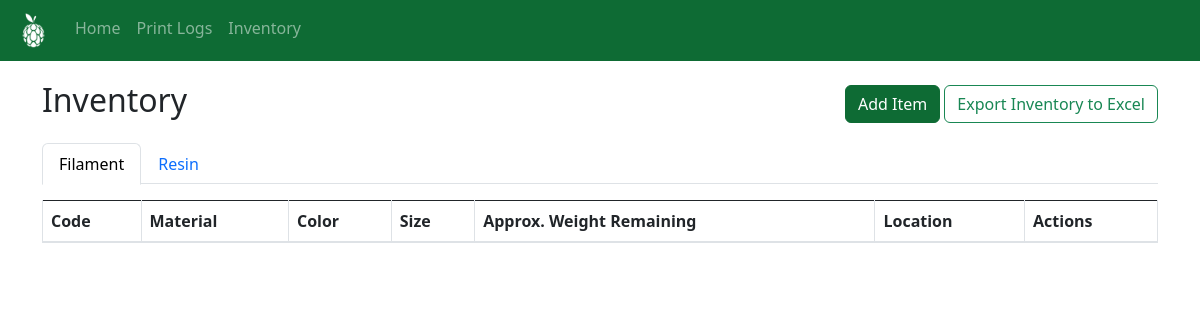
The page /inventory on the database as committed earlier.
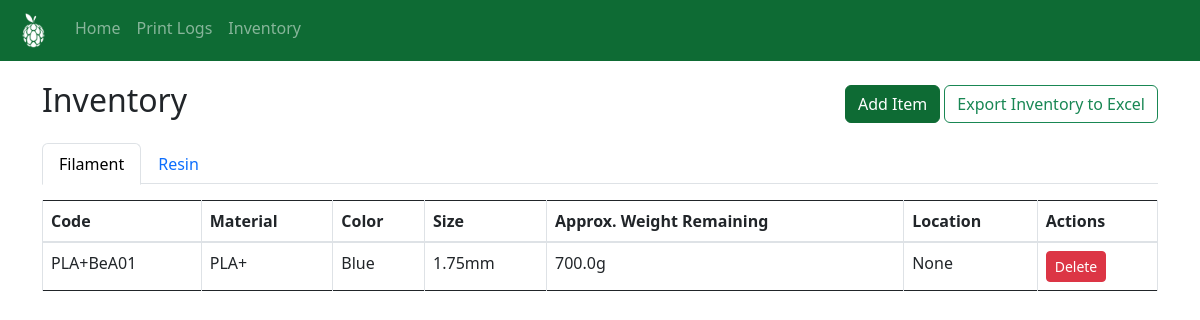
The same page on the database as committed later.
### website/models.py (models this page shows)
class FilamentInventory(db.Model):
    id = db.Column(db.Integer, primary_key=True)
    code = db.Column(db.String(20), unique=True, nullable=False)
    material = db.Column(db.String(50), nullable=False)
    color = db.Column(db.String(50), nullable=False)
    size = db.Column(db.String(5), nullable=True)
    weight_remaining = db.Column(db.Float, nullable=True)
    qr_filename = db.Column(db.String(100))
    location = db.Column(db.String(100))

### website/views.py (the view, shortened to what this page needs)
@views.route('/inventory', methods=['GET', 'POST'])
def inventory():
    filament_form = AddFilamentForm()
    resin_form = AddResinForm()
    fmat = db.session.query(FilamentInventory.material).distinct().all()
    fcol = db.session.query(FilamentInventory.color).distinct().all()
    fmat = [m[0] for m in fmat]
    fcol = [c[0] for c in fcol]
    rmat = db.session.query(ResinInventory.material).distinct().all()
    rmat = [m[0] for m in rmat]
    filament_form.material.choices = [(m, m) for m in fmat] + [("__new__", "Add New")]
    filament_form.color.choices = [(c, c) for c in fcol] + [("__new__", "Add New")]
    resin_form.material.choices = [(m, m) for m in rmat] + [("__new__", "Add New")]
    finv = FilamentInventory.query.all()
    rinv = ResinInventory.query.all()
    return render_template("inventory.html", finv=finv, rinv=rinv, filament_form=filament_form, resin_form=resin_form)

### website/templates/inventory.html (shortened to what this page needs)
{% extends 'base.html' %} {% block title %}Inventory{% endblock %} {% block
content %}
<div class="d-flex justify-content-between align-items-center mb-3">
  <h2>Inventory</h2>
  <div>
    <button
      class="btn btn-success"
      data-bs-toggle="modal"
      data-bs-target="#addItemModal"
    >
      Add Item
    </button>
    <a
      href="{{ url_for('views.export_inventory') }}"
      class="btn btn-outline-success"
    >
      Export Inventory to Excel
    </a>
  </div>
</div>
<ul
  class="nav nav-tabs"
  id="inventoryTabs"
  role="tablist"
>
  <li
    class="nav-item"
    role="presentation"
  >
    <button
      class="nav-link active"
      id="filament-inv-tab"
      data-bs-toggle="tab"
      data-bs-target="#filament-inventory"
      type="button"
    >
      Filament
    </button>
  </li>
  <li
    class="nav-item"
    role="presentation"
  >
    <button
      class="nav-link"
      id="resin-inv-tab"
      data-bs-toggle="tab"
      data-bs-target="#resin-inventory"
      type="button"
    >
      Resin
    </button>
  </li>
</ul>
<div class="tab-content mt-3">
  <div
    class="tab-pane fade show active"
    id="filament-inventory"
  >
    <div class="table-responsive">
      <table
        id="filamentTable"
        class="table table-bordered table-hover"
      >
        <thead>
          <tr>
            <th onclick="sortTable('filamentTable', 0)">Code</th>
            <th onclick="sortTable('filamentTable', 1)">Material</th>
            <th onclick="sortTable('filamentTable', 2)">Color</th>
            <th onclick="sortTable('filamentTable', 3)">Size</th>
            <th onclick="sortTable('filamentTable', 4)">
              Approx. Weight Remaining
            </th>
            <th onclick="sortTable('filamentTable', 5)">Location</th>
            <th>Actions</th>
          </tr>
        </thead>
        <tbody>
          {% for item in finv %}
          <tr>
            <td>{{ item.code }}</td>
            <td>{{ item.material }}</td>
            <td>{{ item.color }}</td>
            <td>{{ item.size }}</td>
            <td>{{ item.weight_remaining }}g</td>
            <td>{{ item.location }}</td>
            <td>
              <form
                method="POST"
                action="{{ url_for('views.delete_filament', item_id=item.id) }}"
                onsubmit="return confirm('Are you sure you want to delete this item?');"
              >
                <button
                  type="submit"
                  class="btn btn-danger btn-sm"
                >
                  Delete
                </button>
              </form>
            </td>
          </tr>
          {% endfor %}
        </tbody>
      </table>
    </div>
  </div>
</div>
{% endblock %}

### website/templates/base.html (shortened to what this page needs)
<!doctype html>
<html>
  <head>
    <link
      rel="stylesheet"
      href="https://stackpath.bootstrapcdn.com/bootstrap/4.4.1/css/bootstrap.min.css"
    />
    <link
      rel="stylesheet"
      href="https://stackpath.bootstrapcdn.com/font-awesome/4.7.0/css/font-awesome.min.css"
    />
    <link
      href="https://cdn.jsdelivr.net/npm/bootstrap@5.3.0/dist/css/bootstrap.min.css"
      rel="stylesheet"
    />
  </head>
  <body>
    <nav class="navbar navbar-expand-lg navbar-dark bg-success px-3">
      <div
        class="collapse navbar-collapse"
        id="navbar"
      >
        <div class="navbar-nav">
          <a
            class="navbar-brand"
            href="{{ url_for('views.dashboard') }}"
          >
            <img
              src="{{ url_for('static', filename='icon-w.png') }}"
              alt="Home"
              style="height: 35px"
            />
          </a>
          <a
            class="nav-item nav-link"
            id="dashboard"
            href="/"
            >Home</a
          >
          <a
            class="nav-item nav-link"
            id="activities"
            href="/activities"
            >Print Logs</a
          >
          <a
            class="nav-item nav-link"
            id="inventory"
            href="/inventory"
            >Inventory</a
          >
        </div>
      </div>
    </nav>
    <div class="container">{% block content %} {% endblock %}</div>
  </body>
</html>

### website/templates/base.html (style rules this page uses)
.bg-success { background-color: #0e6b34 !important; }
.btn-success { background-color: #0e6b34 !important; border-color: #0e6b34 !important; }
body { padding-top: 0px; }
.container { padding-top: 20px; }

Rows that differ between the two databases and show on the page:
added FilamentInventory: code "PLA+BeA01", material "PLA+", color "Blue", size "1.75mm", weight_remaining "700.0", location "None"
